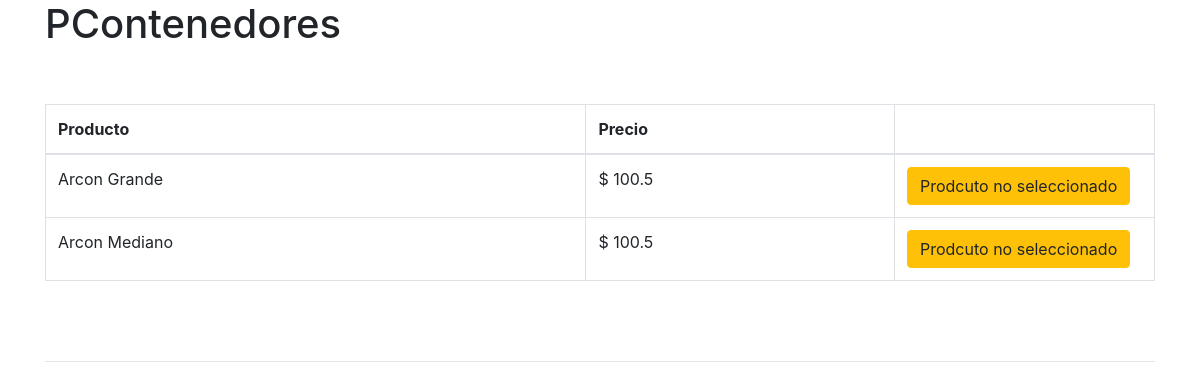
The app's page /products2.php with its own data.
### tables this page shows
CREATE TABLE Producto(
	id_producto INT NOT NULL COMMENT 'Clave Primaria',
	nombre VARCHAR(255) NOT NULL COMMENT 'Nombre del producto',
	precio float NOT NULL COMMENT 'Precio del producto con dos ',
	id_categoria INT NOT NULL COMMENT 'Llave referencial a categoria',
	cantidad_max INT COMMENT 'Cantidad maxima de productos', 
	cantidad_min INT COMMENT 'Cantidad minima de productos', 
	cantidad_rea INT NOT NULL COMMENT 'Cantidad Real de productos',
	activo BOOLEAN NOT NULL COMMENT 'Estadp del producto',
	PRIMARY KEY (id_producto),
	FOREIGN KEY (id_categoria) REFERENCES Categoria (id_categoria)
);

### products2.php (the view, shortened to what this page needs)
<?php
include "php/conection.php";
?>
<!DOCTYPE html>
<html>
<head>
	<link rel="stylesheet" type="text/css" href="css/bootstrap.min.css">
</head>
<body>
<div class="container">
	<div class="row">
		<div class="col-md-12">
			<h1>PContenedores</h1>
			<br><br>
<?php
$products = $con->query("select * from Producto where id_categoria = 2");
?>
<table class="table table-bordered">
<thead>
	<th>Producto</th>
	<th>Precio</th>
	<th></th>
</thead>
<?php
while($r=$products->fetch_object()):?>
<tr>
	<td><?php echo $r->nombre;?></td>
	<td>$ <?php echo $r->precio; ?></td>
	<td style="width:260px;">
	<?php
	$found = false;
	?>
	<?php if($found):$q = false;?>
		<a href="php/delfromcart.php?categoria=1&id=<?php echo $c["product_id"];?>" class="btn btn-danger">Eliminar</a>
		<form class="form-inline" method="post" action="./php/addtocart.php">
	<input type="hidden" name="product_id" value="<?php echo $r->id_producto; ?>">
	<?php else:?>
		<?php if($_SESSION["contenedor"][0] == "0"):?>
		<form class="form-inline" method="post" action="./php/addtocart.php">
	<input type="hidden" name="product_id" value="<?php echo $r->id_producto; ?>">
	  <div class="form-group">
	    <input type="hidden" name="q" value="1" >
	    <input type="hidden" name="cate" value="1" >
	  </div>
	  <button type="submit" class="btn btn-primary">Agregar al carrito</button>
	</form>
	<?php else:?>
<a href="#" class="btn btn-warning">Prodcuto no seleccionado</a>
	<?php endif; ?>
	<?php endif; ?>
	</td>
</tr>
<?php endwhile;?>
</table>
<br><br><hr>
		</div>
	</div>
</div>
</body>
</html>

### records on screen
producto: nombre "Arcon Grande", precio "100.5"
producto: nombre "Arcon Mediano", precio "100.5"
